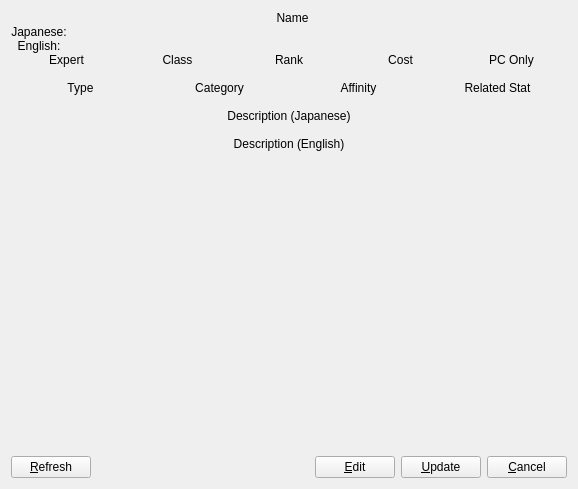
<?xml version="1.0" encoding="UTF-8"?>
<ui version="4.0">
 <author>John Eric Martin &lt;john.eric.martin@gmail.com&gt;</author>
 <class>SkillView</class>
 <widget class="QWidget" name="SkillView">
  <property name="geometry">
   <rect>
    <x>0</x>
    <y>0</y>
    <width>578</width>
    <height>489</height>
   </rect>
  </property>
  <layout class="QVBoxLayout">
   <item>
    <widget class="QStackedWidget" name="stackedWidget">
     <property name="currentIndex">
      <number>0</number>
     </property>
     <widget class="QWidget" name="page">
      <layout class="QVBoxLayout">
       <property name="spacing">
        <number>0</number>
       </property>
       <property name="margin">
        <number>0</number>
       </property>
       <item>
        <layout class="QVBoxLayout">
         <property name="spacing">
          <number>0</number>
         </property>
         <item>
          <layout class="QHBoxLayout">
           <item>
            <widget class="QLabel" name="icon">
             <property name="alignment">
              <set>Qt::AlignCenter</set>
             </property>
            </widget>
           </item>
           <item>
            <widget class="QLabel" name="nameLabel">
             <property name="sizePolicy">
              <sizepolicy hsizetype="Expanding" vsizetype="Preferred">
               <horstretch>0</horstretch>
               <verstretch>0</verstretch>
              </sizepolicy>
             </property>
             <property name="text">
              <string>Name</string>
             </property>
             <property name="alignment">
              <set>Qt::AlignCenter</set>
             </property>
            </widget>
           </item>
          </layout>
         </item>
         <item>
          <layout class="QGridLayout">
           <property name="horizontalSpacing">
            <number>5</number>
           </property>
           <property name="verticalSpacing">
            <number>0</number>
           </property>
           <item row="0" column="0">
            <widget class="QLabel" name="japaneseNameLabel">
             <property name="text">
              <string>Japanese:</string>
             </property>
             <property name="alignment">
              <set>Qt::AlignCenter</set>
             </property>
            </widget>
           </item>
           <item row="0" column="1">
            <widget class="QLabel" name="japaneseName">
             <property name="sizePolicy">
              <sizepolicy hsizetype="Expanding" vsizetype="Preferred">
               <horstretch>0</horstretch>
               <verstretch>0</verstretch>
              </sizepolicy>
             </property>
             <property name="textInteractionFlags">
              <set>Qt::LinksAccessibleByMouse|Qt::TextSelectableByMouse</set>
             </property>
            </widget>
           </item>
           <item row="1" column="0">
            <widget class="QLabel" name="englishNameLabel">
             <property name="text">
              <string>English:</string>
             </property>
             <property name="alignment">
              <set>Qt::AlignCenter</set>
             </property>
            </widget>
           </item>
           <item row="1" column="1">
            <widget class="QLabel" name="englishName">
             <property name="sizePolicy">
              <sizepolicy hsizetype="Expanding" vsizetype="Preferred">
               <horstretch>0</horstretch>
               <verstretch>0</verstretch>
              </sizepolicy>
             </property>
             <property name="textInteractionFlags">
              <set>Qt::LinksAccessibleByMouse|Qt::TextSelectableByMouse</set>
             </property>
            </widget>
           </item>
          </layout>
         </item>
         <item>
          <layout class="QGridLayout">
           <property name="spacing">
            <number>0</number>
           </property>
           <item row="0" column="1">
            <widget class="QLabel" name="classLabel">
             <property name="text">
              <string>Class</string>
             </property>
             <property name="alignment">
              <set>Qt::AlignCenter</set>
             </property>
            </widget>
           </item>
           <item row="0" column="2">
            <widget class="QLabel" name="rankLabel">
             <property name="text">
              <string>Rank</string>
             </property>
             <property name="alignment">
              <set>Qt::AlignCenter</set>
             </property>
            </widget>
           </item>
           <item row="1" column="1">
            <widget class="QLabel" name="skill_class">
             <property name="alignment">
              <set>Qt::AlignCenter</set>
             </property>
             <property name="textInteractionFlags">
              <set>Qt::LinksAccessibleByMouse|Qt::TextSelectableByMouse</set>
             </property>
            </widget>
           </item>
           <item row="1" column="2">
            <widget class="QLabel" name="rank">
             <property name="alignment">
              <set>Qt::AlignCenter</set>
             </property>
             <property name="textInteractionFlags">
              <set>Qt::LinksAccessibleByMouse|Qt::TextSelectableByMouse</set>
             </property>
            </widget>
           </item>
           <item row="0" column="4">
            <widget class="QLabel" name="playerOnlyLabel">
             <property name="text">
              <string>PC Only</string>
             </property>
             <property name="alignment">
              <set>Qt::AlignCenter</set>
             </property>
            </widget>
           </item>
           <item row="1" column="4">
            <widget class="QLabel" name="playerOnly">
             <property name="alignment">
              <set>Qt::AlignCenter</set>
             </property>
             <property name="textInteractionFlags">
              <set>Qt::LinksAccessibleByMouse|Qt::TextSelectableByMouse</set>
             </property>
            </widget>
           </item>
           <item row="0" column="3">
            <widget class="QLabel" name="costLabel">
             <property name="text">
              <string>Cost</string>
             </property>
             <property name="alignment">
              <set>Qt::AlignCenter</set>
             </property>
            </widget>
           </item>
           <item row="1" column="3">
            <widget class="QLabel" name="cost">
             <property name="alignment">
              <set>Qt::AlignCenter</set>
             </property>
             <property name="textInteractionFlags">
              <set>Qt::LinksAccessibleByMouse|Qt::TextSelectableByMouse</set>
             </property>
            </widget>
           </item>
           <item row="1" column="0">
            <widget class="QLabel" name="expert">
             <property name="alignment">
              <set>Qt::AlignCenter</set>
             </property>
             <property name="textInteractionFlags">
              <set>Qt::LinksAccessibleByMouse|Qt::TextSelectableByMouse</set>
             </property>
            </widget>
           </item>
           <item row="0" column="0">
            <widget class="QLabel" name="expertLabel">
             <property name="text">
              <string>Expert</string>
             </property>
             <property name="alignment">
              <set>Qt::AlignCenter</set>
             </property>
            </widget>
           </item>
          </layout>
         </item>
        </layout>
       </item>
       <item>
        <layout class="QGridLayout">
         <property name="spacing">
          <number>0</number>
         </property>
         <item row="0" column="0">
          <widget class="QLabel" name="typeLabel">
           <property name="text">
            <string>Type</string>
           </property>
           <property name="alignment">
            <set>Qt::AlignCenter</set>
           </property>
          </widget>
         </item>
         <item row="0" column="1">
          <widget class="QLabel" name="categoryLabel">
           <property name="text">
            <string>Category</string>
           </property>
           <property name="alignment">
            <set>Qt::AlignCenter</set>
           </property>
          </widget>
         </item>
         <item row="0" column="2">
          <widget class="QLabel" name="affinityLabel">
           <property name="text">
            <string>Affinity</string>
           </property>
           <property name="alignment">
            <set>Qt::AlignCenter</set>
           </property>
          </widget>
         </item>
         <item row="1" column="0">
          <widget class="QLabel" name="type">
           <property name="alignment">
            <set>Qt::AlignCenter</set>
           </property>
           <property name="textInteractionFlags">
            <set>Qt::LinksAccessibleByMouse|Qt::TextSelectableByMouse</set>
           </property>
          </widget>
         </item>
         <item row="1" column="1">
          <widget class="QLabel" name="category">
           <property name="alignment">
            <set>Qt::AlignCenter</set>
           </property>
           <property name="textInteractionFlags">
            <set>Qt::LinksAccessibleByMouse|Qt::TextSelectableByMouse</set>
           </property>
          </widget>
         </item>
         <item row="1" column="2">
          <widget class="QLabel" name="affinity">
           <property name="alignment">
            <set>Qt::AlignCenter</set>
           </property>
           <property name="textInteractionFlags">
            <set>Qt::LinksAccessibleByMouse|Qt::TextSelectableByMouse</set>
           </property>
          </widget>
         </item>
         <item row="0" column="3">
          <widget class="QLabel" name="relatedStatLabel">
           <property name="text">
            <string>Related Stat</string>
           </property>
           <property name="alignment">
            <set>Qt::AlignCenter</set>
           </property>
          </widget>
         </item>
         <item row="1" column="3">
          <widget class="QLabel" name="relatedStat">
           <property name="alignment">
            <set>Qt::AlignCenter</set>
           </property>
           <property name="textInteractionFlags">
            <set>Qt::LinksAccessibleByMouse|Qt::TextSelectableByMouse</set>
           </property>
          </widget>
         </item>
        </layout>
       </item>
       <item>
        <layout class="QVBoxLayout">
         <item>
          <widget class="QLabel" name="desc_jaLabel">
           <property name="text">
            <string>Description (Japanese)</string>
           </property>
           <property name="alignment">
            <set>Qt::AlignCenter</set>
           </property>
          </widget>
         </item>
         <item>
          <widget class="QLabel" name="desc_ja">
           <property name="wordWrap">
            <bool>true</bool>
           </property>
           <property name="textInteractionFlags">
            <set>Qt::LinksAccessibleByMouse|Qt::TextSelectableByMouse</set>
           </property>
          </widget>
         </item>
        </layout>
       </item>
       <item>
        <layout class="QVBoxLayout">
         <item>
          <widget class="QLabel" name="desc_enLabel">
           <property name="text">
            <string>Description (English)</string>
           </property>
           <property name="alignment">
            <set>Qt::AlignCenter</set>
           </property>
          </widget>
         </item>
         <item>
          <widget class="QLabel" name="desc_en">
           <property name="wordWrap">
            <bool>true</bool>
           </property>
           <property name="textInteractionFlags">
            <set>Qt::LinksAccessibleByMouse|Qt::TextSelectableByMouse</set>
           </property>
          </widget>
         </item>
        </layout>
       </item>
       <item>
        <spacer>
         <property name="orientation">
          <enum>Qt::Vertical</enum>
         </property>
         <property name="sizeHint" stdset="0">
          <size>
           <width>20</width>
           <height>40</height>
          </size>
         </property>
        </spacer>
       </item>
      </layout>
     </widget>
     <widget class="QWidget" name="page_2">
      <layout class="QVBoxLayout">
       <property name="spacing">
        <number>0</number>
       </property>
       <property name="margin">
        <number>0</number>
       </property>
       <item>
        <layout class="QHBoxLayout">
         <item>
          <widget class="IconEdit" name="iconEdit">
           <property name="alignment">
            <set>Qt::AlignCenter</set>
           </property>
          </widget>
         </item>
         <item>
          <widget class="QLabel" name="nameLabel2">
           <property name="sizePolicy">
            <sizepolicy hsizetype="Expanding" vsizetype="Preferred">
             <horstretch>0</horstretch>
             <verstretch>0</verstretch>
            </sizepolicy>
           </property>
           <property name="text">
            <string>Name</string>
           </property>
           <property name="alignment">
            <set>Qt::AlignCenter</set>
           </property>
          </widget>
         </item>
        </layout>
       </item>
       <item>
        <layout class="QGridLayout">
         <property name="horizontalSpacing">
          <number>5</number>
         </property>
         <property name="verticalSpacing">
          <number>0</number>
         </property>
         <item row="0" column="0">
          <widget class="QLabel" name="japaneseNameLabel2">
           <property name="text">
            <string>Japanese:</string>
           </property>
           <property name="alignment">
            <set>Qt::AlignCenter</set>
           </property>
          </widget>
         </item>
         <item row="1" column="0">
          <widget class="QLabel" name="englishNameLabel2">
           <property name="text">
            <string>English:</string>
           </property>
           <property name="alignment">
            <set>Qt::AlignCenter</set>
           </property>
          </widget>
         </item>
         <item row="0" column="1">
          <widget class="QLineEdit" name="japaneseNameEdit"/>
         </item>
         <item row="1" column="1">
          <widget class="QLineEdit" name="englishNameEdit"/>
         </item>
        </layout>
       </item>
       <item>
        <layout class="QGridLayout">
         <property name="horizontalSpacing">
          <number>0</number>
         </property>
         <property name="verticalSpacing">
          <number>5</number>
         </property>
         <item row="0" column="1">
          <widget class="QLabel" name="classLabel2">
           <property name="text">
            <string>Class</string>
           </property>
           <property name="alignment">
            <set>Qt::AlignCenter</set>
           </property>
          </widget>
         </item>
         <item row="0" column="2">
          <widget class="QLabel" name="rankLabel2">
           <property name="text">
            <string>Rank</string>
           </property>
           <property name="alignment">
            <set>Qt::AlignCenter</set>
           </property>
          </widget>
         </item>
         <item row="0" column="4">
          <widget class="QLabel" name="playerOnlyLabel2">
           <property name="text">
            <string>PC Only</string>
           </property>
           <property name="alignment">
            <set>Qt::AlignCenter</set>
           </property>
          </widget>
         </item>
         <item row="0" column="3">
          <widget class="QLabel" name="costLabel2">
           <property name="text">
            <string>Cost</string>
           </property>
           <property name="alignment">
            <set>Qt::AlignCenter</set>
           </property>
          </widget>
         </item>
         <item row="1" column="3">
          <layout class="QHBoxLayout">
           <item>
            <widget class="QComboBox" name="costEditCombo">
             <property name="sizePolicy">
              <sizepolicy hsizetype="Expanding" vsizetype="Fixed">
               <horstretch>0</horstretch>
               <verstretch>0</verstretch>
              </sizepolicy>
             </property>
             <item>
              <property name="text">
               <string>HP</string>
              </property>
             </item>
             <item>
              <property name="text">
               <string>MP</string>
              </property>
             </item>
             <item>
              <property name="text">
               <string>MAG</string>
              </property>
             </item>
            </widget>
           </item>
           <item>
            <widget class="QSpinBox" name="costEdit">
             <property name="sizePolicy">
              <sizepolicy hsizetype="Expanding" vsizetype="Fixed">
               <horstretch>0</horstretch>
               <verstretch>0</verstretch>
              </sizepolicy>
             </property>
             <property name="maximum">
              <number>1000</number>
             </property>
            </widget>
           </item>
           <item>
            <spacer>
             <property name="orientation">
              <enum>Qt::Horizontal</enum>
             </property>
             <property name="sizeType">
              <enum>QSizePolicy::Minimum</enum>
             </property>
             <property name="sizeHint" stdset="0">
              <size>
               <width>5</width>
               <height>5</height>
              </size>
             </property>
            </spacer>
           </item>
          </layout>
         </item>
         <item row="1" column="4">
          <layout class="QHBoxLayout">
           <item>
            <spacer>
             <property name="orientation">
              <enum>Qt::Horizontal</enum>
             </property>
             <property name="sizeType">
              <enum>QSizePolicy::Minimum</enum>
             </property>
             <property name="sizeHint" stdset="0">
              <size>
               <width>40</width>
               <height>20</height>
              </size>
             </property>
            </spacer>
           </item>
           <item>
            <widget class="QCheckBox" name="playerOnlyEdit">
             <property name="text">
              <string/>
             </property>
            </widget>
           </item>
           <item>
            <spacer>
             <property name="orientation">
              <enum>Qt::Horizontal</enum>
             </property>
             <property name="sizeType">
              <enum>QSizePolicy::Minimum</enum>
             </property>
             <property name="sizeHint" stdset="0">
              <size>
               <width>40</width>
               <height>20</height>
              </size>
             </property>
            </spacer>
           </item>
          </layout>
         </item>
         <item row="1" column="1">
          <layout class="QHBoxLayout">
           <property name="spacing">
            <number>0</number>
           </property>
           <item>
            <widget class="QSpinBox" name="classEdit">
             <property name="sizePolicy">
              <sizepolicy hsizetype="Expanding" vsizetype="Fixed">
               <horstretch>0</horstretch>
               <verstretch>0</verstretch>
              </sizepolicy>
             </property>
             <property name="value">
              <number>0</number>
             </property>
             <property name="minimum">
              <number>-1</number>
             </property>
            </widget>
           </item>
           <item>
            <spacer>
             <property name="orientation">
              <enum>Qt::Horizontal</enum>
             </property>
             <property name="sizeType">
              <enum>QSizePolicy::Minimum</enum>
             </property>
             <property name="sizeHint" stdset="0">
              <size>
               <width>5</width>
               <height>5</height>
              </size>
             </property>
            </spacer>
           </item>
          </layout>
         </item>
         <item row="1" column="2">
          <layout class="QHBoxLayout">
           <property name="spacing">
            <number>0</number>
           </property>
           <item>
            <widget class="QSpinBox" name="rankEdit">
             <property name="sizePolicy">
              <sizepolicy hsizetype="Expanding" vsizetype="Fixed">
               <horstretch>0</horstretch>
               <verstretch>0</verstretch>
              </sizepolicy>
             </property>
             <property name="value">
              <number>0</number>
             </property>
             <property name="minimum">
              <number>-1</number>
             </property>
            </widget>
           </item>
           <item>
            <spacer>
             <property name="orientation">
              <enum>Qt::Horizontal</enum>
             </property>
             <property name="sizeType">
              <enum>QSizePolicy::Minimum</enum>
             </property>
             <property name="sizeHint" stdset="0">
              <size>
               <width>5</width>
               <height>5</height>
              </size>
             </property>
            </spacer>
           </item>
          </layout>
         </item>
         <item row="1" column="0">
          <layout class="QHBoxLayout">
           <item>
            <widget class="QComboBox" name="expertEdit">
             <property name="sizePolicy">
              <sizepolicy hsizetype="Expanding" vsizetype="Fixed">
               <horstretch>0</horstretch>
               <verstretch>0</verstretch>
              </sizepolicy>
             </property>
            </widget>
           </item>
           <item>
            <widget class="QPushButton" name="expertEditButton"/>
           </item>
           <item>
            <spacer>
             <property name="orientation">
              <enum>Qt::Horizontal</enum>
             </property>
             <property name="sizeType">
              <enum>QSizePolicy::Minimum</enum>
             </property>
             <property name="sizeHint" stdset="0">
              <size>
               <width>5</width>
               <height>5</height>
              </size>
             </property>
            </spacer>
           </item>
          </layout>
         </item>
         <item row="0" column="0">
          <widget class="QLabel" name="expertLabel2">
           <property name="text">
            <string>Expert</string>
           </property>
           <property name="alignment">
            <set>Qt::AlignCenter</set>
           </property>
          </widget>
         </item>
        </layout>
       </item>
       <item>
        <layout class="QGridLayout">
         <property name="horizontalSpacing">
          <number>0</number>
         </property>
         <property name="verticalSpacing">
          <number>5</number>
         </property>
         <item row="1" column="0">
          <widget class="QLabel" name="typeLabel2">
           <property name="text">
            <string>Type</string>
           </property>
           <property name="alignment">
            <set>Qt::AlignCenter</set>
           </property>
          </widget>
         </item>
         <item row="1" column="1">
          <widget class="QLabel" name="categoryLabel2">
           <property name="text">
            <string>Category</string>
           </property>
           <property name="alignment">
            <set>Qt::AlignCenter</set>
           </property>
          </widget>
         </item>
         <item row="1" column="2">
          <widget class="QLabel" name="affinityLabel2">
           <property name="text">
            <string>Affinity</string>
           </property>
           <property name="alignment">
            <set>Qt::AlignCenter</set>
           </property>
          </widget>
         </item>
         <item row="2" column="2">
          <layout class="QHBoxLayout">
           <item>
            <widget class="QComboBox" name="affinityEdit">
             <property name="sizePolicy">
              <sizepolicy hsizetype="Expanding" vsizetype="Fixed">
               <horstretch>0</horstretch>
               <verstretch>0</verstretch>
              </sizepolicy>
             </property>
            </widget>
           </item>
           <item>
            <widget class="QPushButton" name="affinityEditButton"/>
           </item>
           <item>
            <spacer>
             <property name="orientation">
              <enum>Qt::Horizontal</enum>
             </property>
             <property name="sizeType">
              <enum>QSizePolicy::Minimum</enum>
             </property>
             <property name="sizeHint" stdset="0">
              <size>
               <width>5</width>
               <height>5</height>
              </size>
             </property>
            </spacer>
           </item>
          </layout>
         </item>
         <item row="2" column="0">
          <layout class="QHBoxLayout">
           <item>
            <widget class="QComboBox" name="typeEdit">
             <property name="sizePolicy">
              <sizepolicy hsizetype="Expanding" vsizetype="Fixed">
               <horstretch>0</horstretch>
               <verstretch>0</verstretch>
              </sizepolicy>
             </property>
            </widget>
           </item>
           <item>
            <widget class="QPushButton" name="typeEditButton"/>
           </item>
           <item>
            <spacer>
             <property name="orientation">
              <enum>Qt::Horizontal</enum>
             </property>
             <property name="sizeType">
              <enum>QSizePolicy::Minimum</enum>
             </property>
             <property name="sizeHint" stdset="0">
              <size>
               <width>5</width>
               <height>5</height>
              </size>
             </property>
            </spacer>
           </item>
          </layout>
         </item>
         <item row="2" column="1">
          <layout class="QHBoxLayout">
           <item>
            <widget class="QComboBox" name="categoryEdit">
             <property name="sizePolicy">
              <sizepolicy hsizetype="Expanding" vsizetype="Fixed">
               <horstretch>0</horstretch>
               <verstretch>0</verstretch>
              </sizepolicy>
             </property>
            </widget>
           </item>
           <item>
            <widget class="QPushButton" name="categoryEditButton"/>
           </item>
           <item>
            <spacer>
             <property name="orientation">
              <enum>Qt::Horizontal</enum>
             </property>
             <property name="sizeType">
              <enum>QSizePolicy::Minimum</enum>
             </property>
             <property name="sizeHint" stdset="0">
              <size>
               <width>5</width>
               <height>5</height>
              </size>
             </property>
            </spacer>
           </item>
          </layout>
         </item>
         <item row="0" column="1">
          <spacer>
           <property name="orientation">
            <enum>Qt::Horizontal</enum>
           </property>
           <property name="sizeType">
            <enum>QSizePolicy::Minimum</enum>
           </property>
           <property name="sizeHint" stdset="0">
            <size>
             <width>5</width>
             <height>5</height>
            </size>
           </property>
          </spacer>
         </item>
         <item row="1" column="3">
          <widget class="QLabel" name="relatedStatLabel2">
           <property name="text">
            <string>Related Stat</string>
           </property>
           <property name="alignment">
            <set>Qt::AlignCenter</set>
           </property>
          </widget>
         </item>
         <item row="2" column="3">
          <layout class="QHBoxLayout">
           <item>
            <widget class="QComboBox" name="relatedStatEdit">
             <property name="sizePolicy">
              <sizepolicy hsizetype="Expanding" vsizetype="Fixed">
               <horstretch>0</horstretch>
               <verstretch>0</verstretch>
              </sizepolicy>
             </property>
            </widget>
           </item>
           <item>
            <widget class="QPushButton" name="relatedStatEditButton"/>
           </item>
          </layout>
         </item>
        </layout>
       </item>
       <item>
        <layout class="QVBoxLayout">
         <property name="spacing">
          <number>5</number>
         </property>
         <item>
          <spacer>
           <property name="orientation">
            <enum>Qt::Horizontal</enum>
           </property>
           <property name="sizeType">
            <enum>QSizePolicy::Minimum</enum>
           </property>
           <property name="sizeHint" stdset="0">
            <size>
             <width>5</width>
             <height>5</height>
            </size>
           </property>
          </spacer>
         </item>
         <item>
          <widget class="QLabel" name="desc_jaLabel2">
           <property name="text">
            <string>Description (Japanese)</string>
           </property>
           <property name="alignment">
            <set>Qt::AlignCenter</set>
           </property>
          </widget>
         </item>
         <item>
          <widget class="QTextEdit" name="desc_jaEdit"/>
         </item>
        </layout>
       </item>
       <item>
        <layout class="QVBoxLayout">
         <property name="spacing">
          <number>5</number>
         </property>
         <item>
          <spacer>
           <property name="orientation">
            <enum>Qt::Horizontal</enum>
           </property>
           <property name="sizeType">
            <enum>QSizePolicy::Minimum</enum>
           </property>
           <property name="sizeHint" stdset="0">
            <size>
             <width>5</width>
             <height>5</height>
            </size>
           </property>
          </spacer>
         </item>
         <item>
          <widget class="QLabel" name="desc_enLabel2">
           <property name="text">
            <string>Description (English)</string>
           </property>
           <property name="alignment">
            <set>Qt::AlignCenter</set>
           </property>
          </widget>
         </item>
         <item>
          <widget class="QTextEdit" name="desc_enEdit"/>
         </item>
        </layout>
       </item>
      </layout>
     </widget>
    </widget>
   </item>
   <item>
    <layout class="QHBoxLayout">
     <item>
      <widget class="QPushButton" name="refreshButton">
       <property name="text">
        <string>&amp;Refresh</string>
       </property>
      </widget>
     </item>
     <item>
      <spacer>
       <property name="orientation">
        <enum>Qt::Horizontal</enum>
       </property>
       <property name="sizeHint" stdset="0">
        <size>
         <width>40</width>
         <height>20</height>
        </size>
       </property>
      </spacer>
     </item>
     <item>
      <widget class="QPushButton" name="editButton">
       <property name="text">
        <string>&amp;Edit</string>
       </property>
      </widget>
     </item>
     <item>
      <widget class="QPushButton" name="updateButton">
       <property name="text">
        <string>&amp;Update</string>
       </property>
      </widget>
     </item>
     <item>
      <widget class="QPushButton" name="cancelButton">
       <property name="text">
        <string>&amp;Cancel</string>
       </property>
      </widget>
     </item>
    </layout>
   </item>
  </layout>
 </widget>
 <customwidgets>
  <customwidget>
   <class>IconEdit</class>
   <extends>QLabel</extends>
   <header>IconEdit.h</header>
  </customwidget>
 </customwidgets>
 <resources/>
 <connections/>
</ui>
